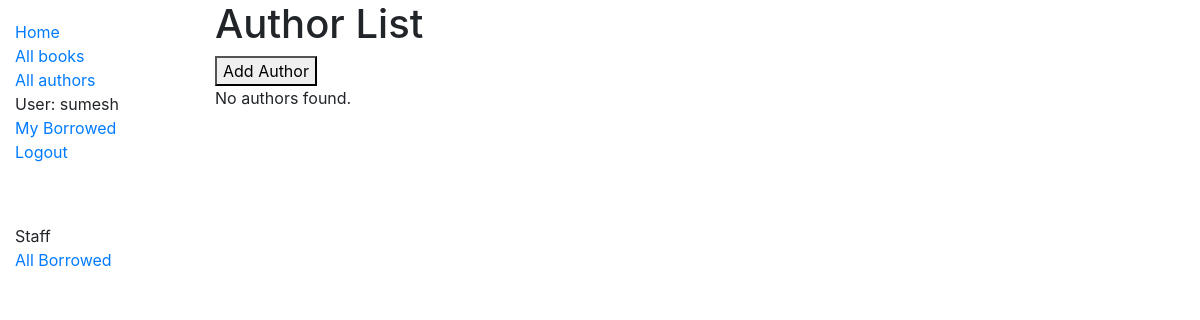
Page /catalog/authors/ (signed in) on the earlier database version.
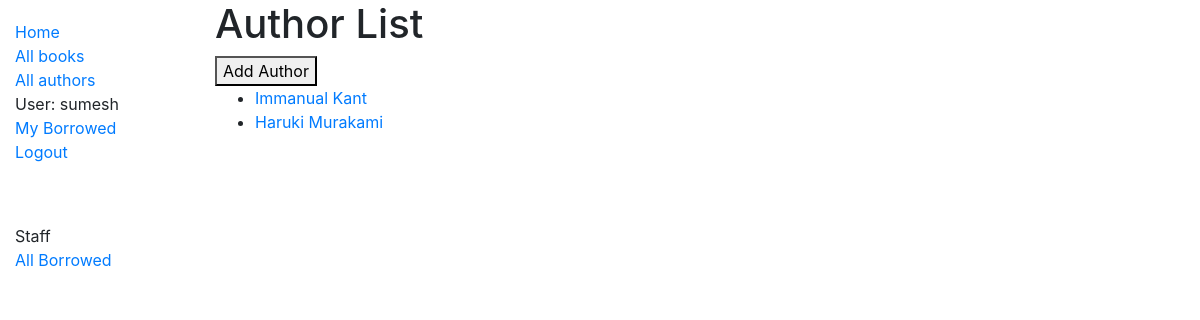
Same page on the later database version.
### catalog/models.py (models this page shows, shortened)
class Author(models.Model):
    first_name = models.CharField(max_length=100)
    last_name = models.CharField(max_length=100)
    date_of_birth = models.DateField(null=True,blank=True)
    date_of_death = models.DateField('Died',null=True,blank=True)
    class Meta:
        ordering = ['last_name','first_name']
        permissions = (("can_create_author", "create author"),("can_edit_author", "edit author"),("can_delete_author", "delete author"))
    def get_absolute_url(self):
        return reverse('author-detail',args=[str(self.id)])

### catalog/views.py (the view)
# urls.py: path('authors/',views.AuthorListView.as_view(),name='authors'),
class AuthorListView(generic.ListView):
    model=Author
    context_object_name = 'author_list'
    template_name = 'catalog/author_list.html'
    paginate_by = 2
    def get_queryset(self):
        return Author.objects.all()

### catalog/templates/catalog/author_list.html
{% extends "base_generic.html" %}
{% block content %}
  <h1>Author List</h1>
  {% if perms.catalog.can_create_author %}
  <a  href="{% url 'author_create' %}"><button>Add Author</button></a>
  {% endif %}
  {% if author_list %}
  <ul>
    {% for author in author_list %}
      <li>
       <a href="{{ author.get_absolute_url }}">{{ author.first_name }} {{ author.last_name }}</a>
      </li>
    {% endfor %}
  </ul>
  {% else %}
    <p>No authors found.</p>
  {% endif %}
{% endblock %}

Differences in the rows shown:
added Author: first_name "Immanual", last_name "Kant"
added Author: first_name "Haruki", last_name "Murakami"
Other differences:
text no longer shown: "No authors found."
